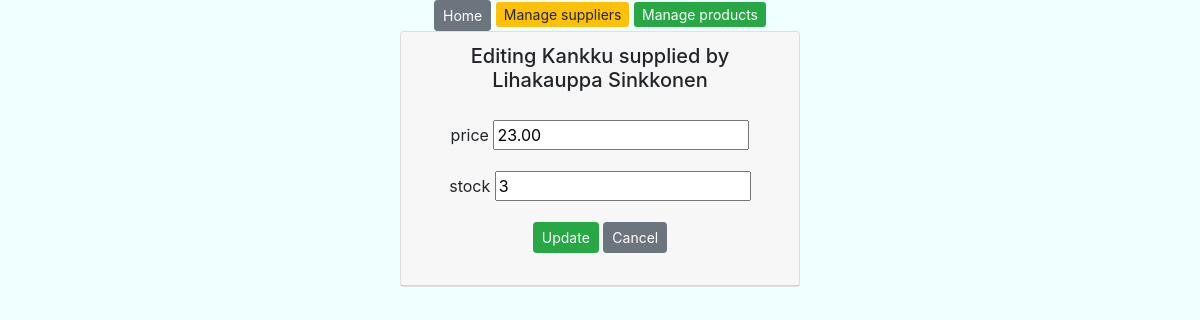
The page /edit-product-get/3/ on the database its author committed.
### app/models.py (models this page shows)
class Product(models.Model):
    productname = models.CharField(max_length = 20, default = "laku")
    packagesize = models.CharField(max_length = 20, default = 3)
    unitprice = models.DecimalField(max_digits=8, decimal_places=2, default=1.00)
    unitsinstock = models.IntegerField(default = 3)
    supplier = models.ForeignKey(Supplier, on_delete=models.CASCADE)

class Supplier(models.Model):
    companyname = models.CharField(max_length = 50, default="firma")
    contactname = models.CharField(max_length = 50, default="firma")
    address = models.CharField(max_length = 100, default="firma")
    phone = models.CharField(max_length = 20, default="firma")
    email = models.CharField(max_length = 50, default="firma")
    country = models.CharField(max_length = 50, default="firma")

### app/views.py (the view)
# urls.py: path('edit-product-get/<int:iidee>/', edit_product_get),
def edit_product_get(request,iidee):
        product = Product.objects.filter(id = iidee)
        context = {'product': product}
        return render (request, "edit_product.html",context)

### app/templates/edit_product.html (shortened to what this page needs)
{% extends 'index.html' %}
{% block content %}
{% for p in product %}
<div class="card" style="width: 25rem;">
    <div class="card-header">
        <h5>Editing {{p.productname}} supplied by {{p.supplier.companyname}}</h5>
        <div class="card-body">
            <form method="post" action="/edit-product-post/{{p.id}}/">
                <div class="form-group">
                    <label>price</label>
                    <input type="number" name="unitprice" value={{p.unitprice}}>
                </div>
                <div class="form-group">
                    <label>stock</label>
                    <input type="number" name="unitsinstock" value={{p.unitsinstock}}>
                </div>
                <input type="submit" value="Update" class="btn btn-success btn-sm">
                <input type="button" onclick="window.location.href='/products.html'" id="hide-btn"
                    class="btn btn-secondary btn-sm" value="Cancel">
            </form>
        </div>
    </div>
</div>
{% endfor %}
{% endblock %}

### rows shown on the page
Product: productname "Kankku", supplier.companyname "Lihakauppa Sinkkonen", unitprice "23.00", unitsinstock "3"
